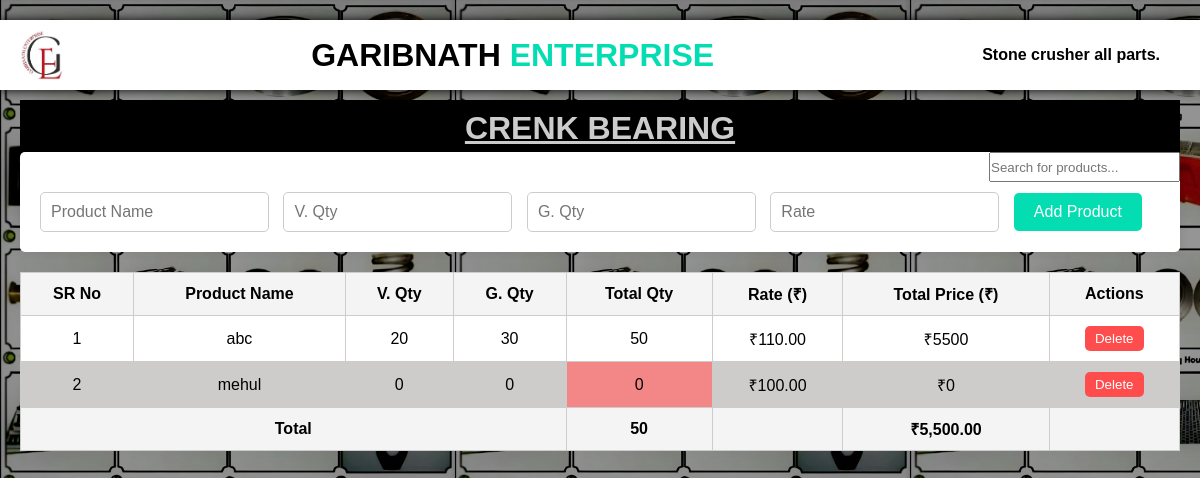
The app's page /crenk bearing/cr_bearing.php with its own data.
### tables this page shows
CREATE TABLE `cr_bearing` (
  `id` int(11) NOT NULL,
  `name` varchar(255) NOT NULL,
  `v_qty` int(11) NOT NULL,
  `g_qty` int(11) NOT NULL,
  `rate` decimal(10,2) NOT NULL
);

### crenk bearing/cr_bearing.php (the view, shortened to what this page needs)
<?php include 'garibnath_db.php'; ?>
<!DOCTYPE html>
<html lang="en">
<head>
    <link rel="stylesheet" href="styles.css">
</head>
<body>
    <nav class="nav-container">
        <img class="logo" src="/ashish/image/garibnath.jpg" alt="error in the code">
        <div class="header">
            <h1 class="header-item">GARIBNATH <span style="color: #04ddb2;">ENTERPRISE</span></h1>
        </div>
        <h3 class="download-btn">Stone crusher all parts.</h3>
    </nav>
    <h2 class="product-header centered"style="background-color:black;">CRENK BEARING</h2>
    <input class="search" type="text" id="searchBar" placeholder="Search for products..." onkeyup="filterTable()">
    <form id="addForm" method="POST" action="add.php">
        <input type="text" name="name" placeholder="Product Name" required>
        <input type="number" name="v_qty" placeholder="V. Qty" required>
        <input type="number" name="g_qty" placeholder="G. Qty" required>
        <input type="number" name="rate" placeholder="Rate" step="0.01" required>
        <button type="submit">Add Product</button>
    </form>
    <table id="garibnathTable">
        <thead>
            <tr>
                <th>SR No</th>
                <th>Product Name</th>
                <th>V. Qty</th>
                <th>G. Qty</th>
                <th>Total Qty</th>
                <th>Rate (₹)</th>
                <th>Total Price (₹)</th>
                <th>Actions</th>
            </tr>
        </thead>
        <tbody>
            <?php
            $sql = "SELECT * FROM cr_bearing";
            $result = $conn->query($sql);
            $total_qty = 0;
            $total_price = 0;
            $sr_no = 1;
            if ($result->num_rows > 0) {
                while($row = $result->fetch_assoc()) {
                    $total_qty_product = $row['v_qty'] + $row['g_qty'];
                    $total_price_product = $total_qty_product * $row['rate'];
                    $total_qty += $total_qty_product;
                    $total_price += $total_price_product;
                    $qty_class = $total_qty_product < 5 ? 'low-quantity' : '';
                    echo "<tr data-id='{$row['id']}'>
                            <td>{$sr_no}</td>
                            <td class='editable' data-field='name'>{$row['name']}</td>
                            <td class='editable' data-field='v_qty'>{$row['v_qty']}</td>
                            <td class='editable' data-field='g_qty'>{$row['g_qty']}</td>
                            <td class='{$qty_class}'>{$total_qty_product}</td>
                            <td class='editable' data-field='rate'>₹{$row['rate']}</td>
                            <td>₹{$total_price_product}</td>
                            <td>
                                <button class='delete-btn'>Delete</button>
                            </td>
                          </tr>";
                    $sr_no++;
                }
            } else {
                echo "<tr><td colspan='8'>No records found</td></tr>";
            }
            ?>
        </tbody>
        <tfoot>
            <tr>
                <th colspan="4">Total</th>
                <th class="<?php echo $total_qty < 5 ? 'low-quantity' : ''; ?>"><?php echo $total_qty; ?></th>
                <th></th>
                <th>₹<?php echo number_format($total_price, 2); ?></th>
                <th></th>
            </tr>
        </tfoot>
    </table>
</body>
</html>

### crenk bearing/styles.css (style rules this page uses)
* { margin: 0; padding: 0; box-sizing: border-box; }
body { font-family: Arial, sans-serif; background-image: url(../image/backgroundimage.jpg); padding: 20px; background-size:contain; }
.nav-container { display: flex; align-items: center; position: fixed; width: 100%; justify-content: space-between; background-color: #fff; color: black; box-shadow: 0 0 10px black ; padding: 10px 20px; margin-bottom: 20px; margin-left: -20px; }
.search { padding-right: 10px; height: 30px; float: right; clear: left; }
.logo { height: 50px; }
.header { flex-grow: 1; text-align: center; }
.header-item { font-size: 24px; font-size: xx-large; }
.download-btn { background-color: #fff; color: black; border: none; padding: 10px 20px; font-size: 16px; }
.centered { text-align: center; text-decoration: underline; margin-top: 80px; padding-top: 10px; padding-bottom: 5px; font-weight: 700; font-size: xx-large; color: #ccc; }
.low-quantity { color: black; background-color: #f38787; }
form { background-color: white; padding: 20px; padding-top: 40px; border-radius: 5px; margin-bottom: 20px; box-shadow: 0 0 10px rgba(0, 0, 0, 0.1); }
form input { margin-right: 10px; padding: 10px; border: 1px solid #ccc; border-radius: 5px; font-size: 16px; }
form button { background-color: #04ddb2; color: white; border: none; padding: 10px 20px; cursor: pointer; font-size: 16px; border-radius: 5px; }
table { width: 100%; border-collapse: collapse; margin-bottom: 20px; }
table th, table td { border: 1px solid #ccc; padding: 10px; text-align: center; }
table th { background-color: #f4f4f4; }
table tr { background-color: #fff; }
table tr:nth-child(even) { background-color: #cecbcb; }
table .editable { cursor: pointer; }
table .delete-btn { background-color: #ff4d4d; color: white; border: none; padding: 5px 10px; cursor: pointer; border-radius: 5px; }

### records on screen
cr_bearing: name "abc", v_qty "20", g_qty "30", total_qty_product "50", rate "110.00", total_price_product "5500"
cr_bearing: name "mehul", v_qty "0", g_qty "0", rate "100.00"

### other values on screen
$total_qty "50"
$total_price "5,500.00"
